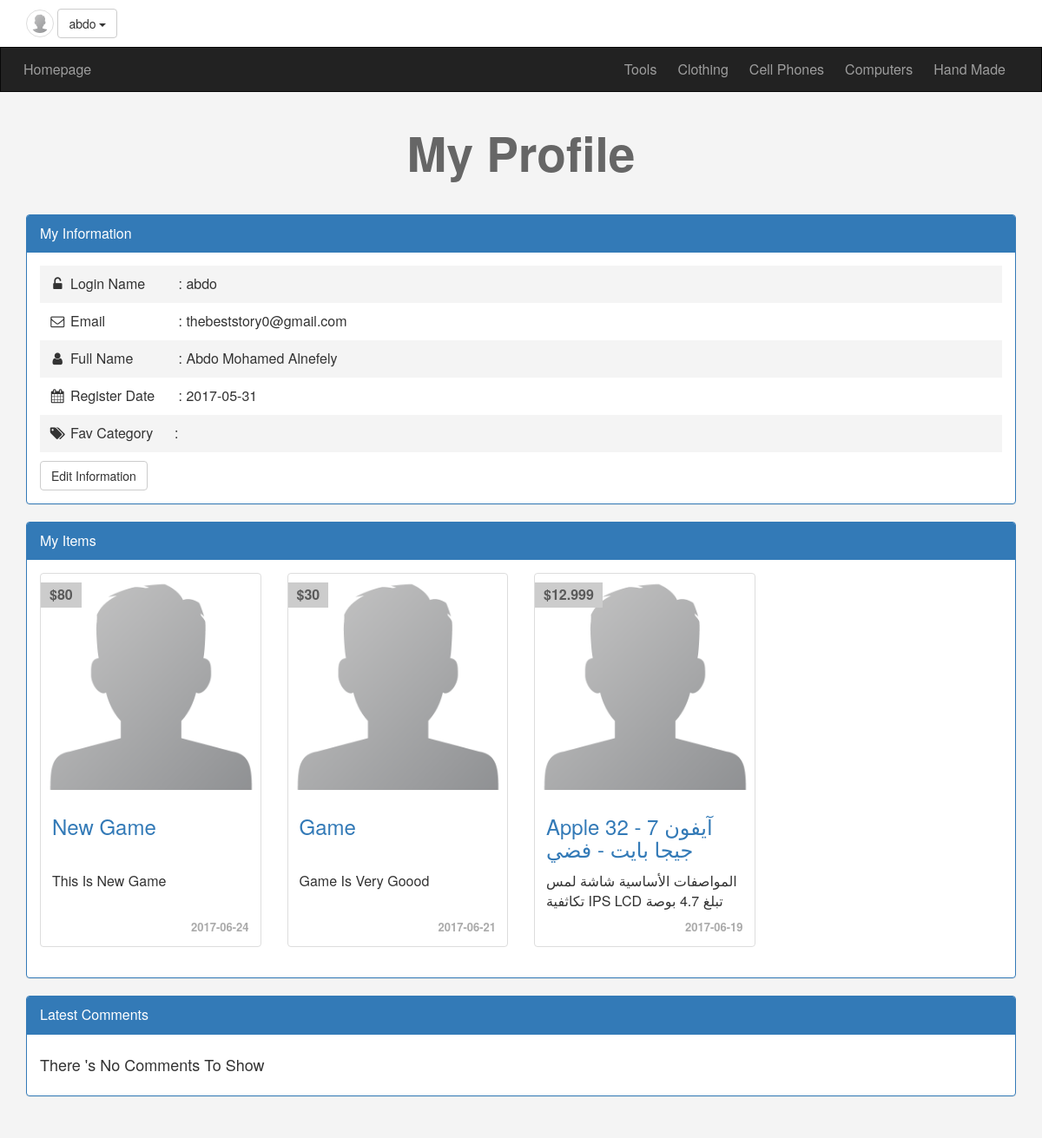
/code/profile.php (signed in), run on the app's committed database.
### tables this page shows
CREATE TABLE `categories` (
  `ID` int(11) NOT NULL,
  `Name` varchar(255) NOT NULL,
  `Description` text NOT NULL,
  `parent` int(11) NOT NULL,
  `Ordering` int(11) DEFAULT NULL,
  `Visibility` tinyint(4) NOT NULL DEFAULT '0',
  `Allow_Comment` tinyint(4) NOT NULL DEFAULT '0',
  `Allow_Ads` tinyint(4) NOT NULL DEFAULT '0'
);

CREATE TABLE `users` (
  `UserID` int(11) NOT NULL,
  `Username` varchar(255) NOT NULL,
  `Password` varchar(255) NOT NULL,
  `Email` varchar(255) NOT NULL,
  `FullName` varchar(255) NOT NULL,
  `GroupID` int(11) NOT NULL DEFAULT '0',
  `TrastStatus` int(11) NOT NULL DEFAULT '0',
  `RegStatus` int(11) NOT NULL DEFAULT '0',
  `Date` date NOT NULL,
  `user_profile` varchar(255) NOT NULL
);

CREATE TABLE `items` (
  `Item_ID` int(11) NOT NULL,
  `Name` varchar(255) NOT NULL,
  `Description` text NOT NULL,
  `Price` varchar(255) NOT NULL,
  `Add_Date` date NOT NULL,
  `Country_Made` varchar(255) NOT NULL,
  `Image` varchar(255) NOT NULL,
  `Status` varchar(255) NOT NULL,
  `Rating` smallint(6) NOT NULL,
  `Approve` tinyint(4) NOT NULL DEFAULT '0',
  `Cat_ID` int(11) NOT NULL,
  `Member_ID` int(11) NOT NULL,
  `tags` varchar(255) NOT NULL
);

### code/init.php (called while the page is built, shortened)
<?php
	include "admin/connect.php";
	$sessionUser = '';
	if(isset($_SESSION['user'])) {
		$sessionUser = $_SESSION['user'];
	}
	$tpl 	= 'includes/templates/';
	$func 	= 'includes/functions/';
	$css 	= 'layout/css/';
	include $func . 'functions.php';
	include $tpl . 'header.php';
?>

### code/includes/functions/functions.php (called while the page is built, shortened)
<?php
	function getAllFrom($field, $table, $where = NULL, $and = NULL, $orderfield, $ordering = "DESC") {
		global $con;
		$getAll = $con->prepare("SELECT $field FROM $table $where $and ORDER BY $orderfield DESC");
		$getAll->execute();
		$all = $getAll->fetchAll();
		return $all;
	}

### code/profile.php (the view, shortened to what this page needs)
<?php
	include "init.php";
	if (isset($_SESSION['user'])) {
		$getUser = $con->prepare("SELECT * FROM users WHERE Username = ?");
		$getUser->execute(array($sessionUser));
		$info = $getUser->fetch();
		$userid = $info['UserID'];
?>
	<h1 class="text-center">My Profile</h1>
	<div class="information block">
		<div class="container">
			<div class="panel panel-primary">
				<div class="panel-heading">My Information</div>
				<div class="panel-body">
					<ul class="list-unstyled">
						<li>
							<i class="fa fa-unlock-alt fa-fw"></i>
							<span>Login Name</span> : <?php echo $info['Username']; ?>
						</li>
						<li>
							<i class="fa fa-envelope-o fa-fw"></i>
							<span>Email</span> : <?php echo $info['Email']; ?>
						</li>
						<li>
							<i class="fa fa-user fa-fw"></i>
							<span>Full Name</span> : <?php echo $info['FullName']; ?>
						</li>
						<li>
							<i class="fa fa-calendar fa-fw"></i>
							<span>Register Date</span> : <?php echo $info['Date']; ?>
						</li>
						<li>
							<i class="fa fa-tags fa-fw"></i>
							<span>Fav Category</span>:
						</li>
					</ul>
					<a href="#" class="btn btn-default">Edit Information</a>
				</div>
			</div>
		</div>
	</div>
	<div class="myads block" id="myads">
		<div class="container">
			<div class="panel panel-primary">
				<div class="panel-heading">My Items</div>
				<div class="panel-body">
					<?php
						$myItems = getAllFrom("*", "items", "where Member_ID = $userid", "", "Item_ID");
						if (! empty($myItems)) {
							echo '<div class="row">';
							foreach ($myItems as $ads) {
								echo '<div class="col-sm-6 col-md-3">';
									echo '<div class="thumbnail item-box">';
										echo '<span class="price-tag">$'. $ads['Price'] .'</span>';
										echo '<img class="img-responsive" src="avatar.png" alt=""/>';
										echo '<div class="caption">';
											echo '<h3><a href="items.php?itemid='. $ads['Item_ID'] .'">'. $ads['Name'] .'</a></h3>';
											echo '<p>'. $ads['Description'] .'</p>';
											echo '<div class="date">'. $ads['Add_Date'] .'</div>';
										echo '</div>';
									echo '</div>';
								echo '</div>';
							}
							echo '</div>';
						} else {
							echo 'There \'s No Ads To Show, Create <a href="newad.php">New Ad</a>';
						}
					?>
				</div>
			</div>
		</div>
	</div>
	<div class="my-comments block" id="mycomment">
		<div class="container">
			<div class="panel panel-primary">
				<div class="panel-heading">Latest Comments</div>
				<div class="panel-body">
					<?php
						$myComments = getAllFrom("comment", "comments", "WHERE user_id = $userid", "", "c_id");
						if (! empty($myComments)) {
							foreach ($myComments as $comment) {
								echo '<p>'. $comment['comment'] .'</p>';
							}
						} else {
							echo '<h4>There \'s No Comments To Show</h4>';
						}
					?>
				</div>
			</div>
		</div>
	</div>
<?php
	} else {
		header('Location: login.php');
		exit();
	}
	include $tpl . 'footer.php';
?>

### code/includes/templates/header.php (shortened to what this page needs)
<!DOCTYPE html>
<html>
	<head>
		<link rel="stylesheet" href="<?php echo $css; ?>bootstrap.min.css" />
		<link rel="stylesheet" href="<?php echo $css; ?>font-awesome.min.css" />
		<link rel="stylesheet" href="<?php echo $css; ?>jquery-ui.min.css" />
		<link rel="stylesheet" href="<?php echo $css; ?>jquery.selectBoxIt.css" />
		<link rel="stylesheet" href="<?php echo $css; ?>front.css" />
	</head>
	<body>
		<div class="upper-bar">
			<div class="container">
			<?php
				if ( isset($_SESSION['user']) ) { ?>
				<img class="my-image img-thumbnail img-circle" src="avatar.png" alt=""/>
				<div class="btn-group my-info">
					<span class="btn btn-default dropdown-toggle" data-toggle="dropdown">
						<?php echo $sessionUser; ?>
						<span class="caret"></span>
					</span>
				</div>
				<?php
				} else {?>
					<a href="login.php">
						<span class="pull-right">Login/Signup</span>
					</a>
				<?php } ?>
			</div>
		</div>
		<nav class="navbar navbar-inverse">
		  	<div class="container">
			    <div class="navbar-header">
			      <a class="navbar-brand" href="index.php">Homepage</a>
			    </div>
			    <div class="collapse navbar-collapse" id="app-nav">
			      	<ul class="nav navbar-nav navbar-right">
				        <?php
				        	$allCats = getAllFrom("*", "categories", "where parent = 0", "", "ID", "ASC");
			      			foreach ($allCats as $cat) {
								echo
								'<li>
									<a href="categories.php?pageid='. $cat['ID'] . '">
										'. $cat['Name'] . '
									</a>
							 	</li>';
							}
			      		?>
			      	</ul>
		    </div>
		  </div>
		</nav>

### code/layout/css/front.css (style rules this page uses)
body { background-color:#F4F4F4; font-size:16px; height:4000px; }
h1 { font-size: 55px; margin: 40px 0; font-weight:bold; color:#666; }
.navbar { border-radius: 0; margin-bottom: 0; }
.navbar-brand { font-size: 1em; }
.nav > li > a, .navbar-brand { padding: 15px 12px; }
.upper-bar { padding:10px; background-color:#FFF; }
.upper-bar .my-image { width: 32px; height: 32px; }
.item-box { position:relative; }
.item-box .price-tag { background-color:#CCC; padding:3px 10px; position:absolute; left:0; top:10px; font-weight:bold; color:#5a5a5a; }
.item-box .caption p { height: 45px; max-height: 45px; overflow: hidden; word-wrap: break-word; }
.item-box .caption h3 { height: 55px; max-height: 55px; overflow: hidden; word-wrap: break-word; }
.information { margin-top:20px; }
.information ul { padding:0; margin:0; }
.information ul li { padding:10px; }
.information ul li:nth-child(odd) { background-color:#f4f4f4; }
.information ul li span { display:inline-block; width:120px; }
.thumbnail .date { text-align:right; font-size:13px; color:#AAA; font-weight:bold; }
.information .btn { margin-top:10px; }
a { -webkit-transition:all .3s ease-in-out; -moz-transition:all .3s ease-in-out; -o-transition:all .3s ease-in-out; transition:all .3s ease-in-out; }

### data on the page
categories: Name "Tools"
categories: Name "Clothing"
categories: Name "Cell Phones"
categories: Name "Computers"
categories: Name "Hand Made"
users: Username "abdo", Email "thebeststory0@gmail.com", FullName "Abdo Mohamed Alnefely", Date "2017-05-31"
items: Price "80", Name "New Game", Description "This Is New Game", Add_Date "2017-06-24"
items: Price "30", Name "Game", Description "Game Is Very Goood", Add_Date "2017-06-21"
items: Price "12.999", Name "Apple آيفون 7 - 32 جيجا بايت - فضي", Description "المواصفات الأساسية شاشة لمس تكاثفية IPS LCD تبلغ 4.7 بوصة…", Add_Date "2017-06-19"

### other printed values
$sessionUser "abdo"
